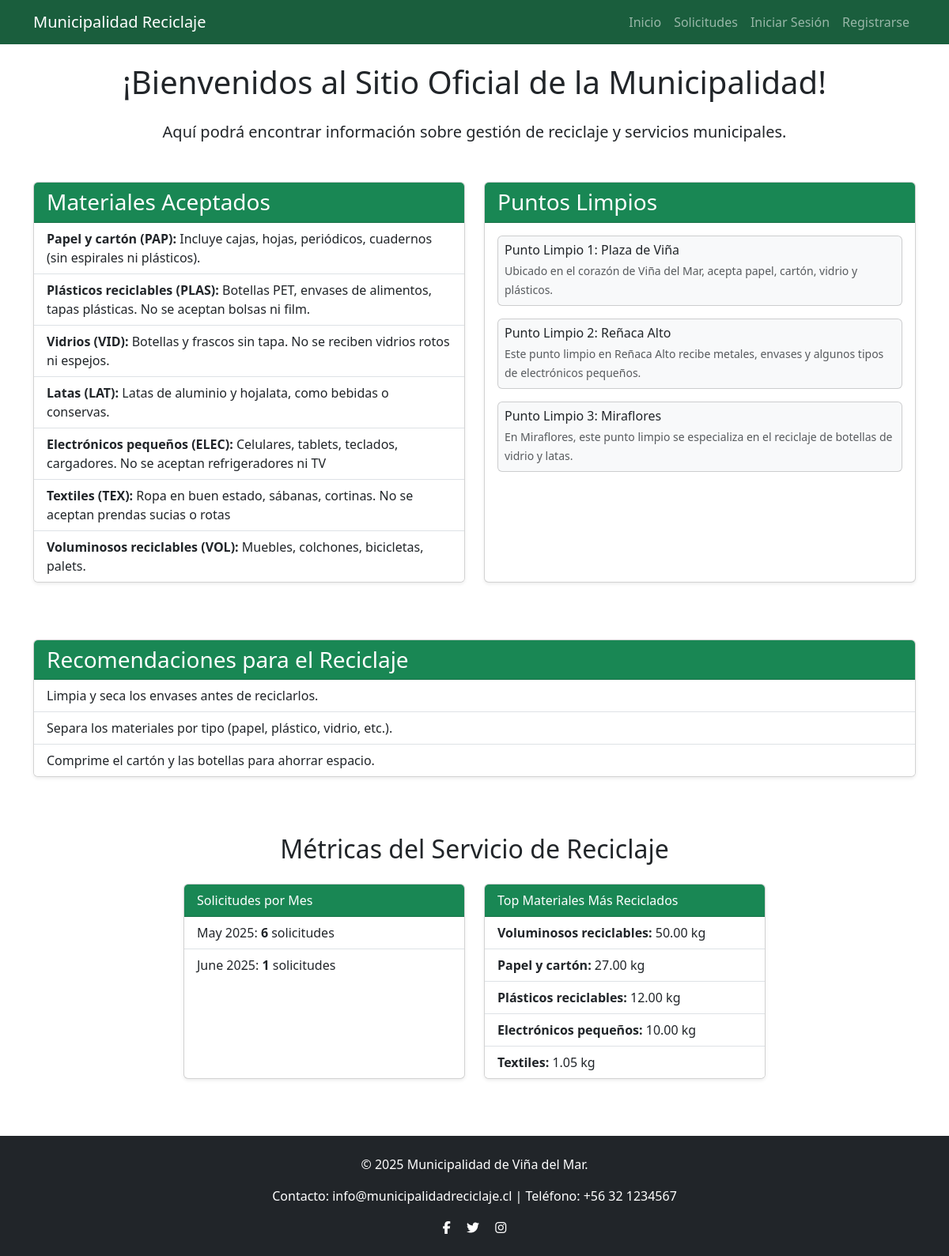
The page / on the database its author committed.
### solicitudes/models.py (models this page shows, shortened)
class Material(models.Model):
    codigo = models.CharField(max_length=10, unique=True)
    nombre = models.CharField(max_length=100)
    descripcion = models.TextField()
    class Meta:
        verbose_name_plural = "Materiales"

### core/views.py (the view)
# urls.py: path('', views.home, name='home'),
def home(request):
    materiales = Material.objects.all()
    solicitudes_por_mes_query = SolicitudDeRetiro.objects \
        .annotate(month=TruncMonth('fecha_solicitud')) \
        .values('month') \
        .annotate(count=Count('id')) \
        .order_by('month')
    solicitudes_mes_formateadas = []
    for item in solicitudes_por_mes_query:
        nombre_mes = item['month'].strftime('%B')
        nombre_mes = nombre_mes.capitalize()
        solicitudes_mes_formateadas.append({
            'mes': f"{nombre_mes} {item['month'].year}",
            'cantidad': item['count']
        })
    materiales_mas_reciclados = SolicitudDeRetiro.objects \
        .values('material__nombre') \
        .annotate(total_cantidad=Sum('cantidad_estimada')) \
        .order_by('-total_cantidad')[:5] # Ordena de mayor a menor y toma los primeros 5
    context = {
        'materiales': materiales,
        'solicitudes_por_mes': solicitudes_mes_formateadas,
        'materiales_mas_reciclados': materiales_mas_reciclados,
    }
    return render(request, 'home.html', context)

### solicitudes/context_processors.py (called while the page is built)
def roles_context(request):
    es_operario = False
    es_administrador_custom = False
    if request.user.is_authenticated:
        if request.user.is_superuser:
            es_operario = True
            es_administrador_custom = True
        elif request.user.is_staff and request.user.groups.filter(name='Operarios').exists():
            es_operario = True
    return {
        'es_operario': es_operario,
        'es_administrador_custom': es_administrador_custom,
    }

### core/templates/home.html (shortened to what this page needs)
{% extends 'base.html' %}
{% load static %}
{% block content %}
    <div class="container mt-4">
        <h1 class="mb-4 text-center">¡Bienvenidos al Sitio Oficial de la Municipalidad!</h1>
        <p class="lead text-center">Aquí podrá encontrar información sobre gestión de reciclaje y servicios municipales.</p>
        <div class="row mt-5">
            <div class="col-md-6 mb-4">
                <div class="card h-100 shadow-sm">
                    <div class="card-header bg-success text-white">
                        <h3 class="card-title mb-0">Materiales Aceptados</h3>
                    </div>
                    <ul class="list-group list-group-flush">
                        {% if materiales %}
                            {% for material in materiales %}
                                <li class="list-group-item">
                                    <strong>{{ material.nombre }} ({{ material.codigo }}):</strong> {{ material.descripcion }}
                                </li>
                            {% endfor %}
                        {% else %}
                            <li class="list-group-item text-muted">No hay materiales disponibles en este momento.</li>
                        {% endif %}
                    </ul>
                </div>
            </div>
            <div class="col-md-6 mb-4">
                <div class="card h-100 shadow-sm">
                    <div class="card-header bg-success text-white">
                        <h3 class="card-title mb-0">Puntos Limpios</h3>
                    </div>
                    <div class="card-body">
                        <div class="row">
                            <div class="col-12">
                                <div class="card mb-3 bg-light">
                                    <div class="card-body p-2">
                                        <h6 class="card-title mb-1">Punto Limpio 1: Plaza de Viña</h6>
                                        <small class="card-text text-muted">Ubicado en el corazón de Viña del Mar, acepta papel, cartón, vidrio y plásticos.</small>
                                    </div>
                                </div>
                            </div>
                            <div class="col-12">
                                <div class="card mb-3 bg-light">
                                    <div class="card-body p-2">
                                        <h6 class="card-title mb-1">Punto Limpio 2: Reñaca Alto</h6>
                                        <small class="card-text text-muted">Este punto limpio en Reñaca Alto recibe metales, envases y algunos tipos de electrónicos pequeños.</small>
                                    </div>
                                </div>
                            </div>
                            <div class="col-12">
                                <div class="card mb-0 bg-light">
                                    <div class="card-body p-2">
                                        <h6 class="card-title mb-1">Punto Limpio 3: Miraflores</h6>
                                        <small class="card-text text-muted">En Miraflores, este punto limpio se especializa en el reciclaje de botellas de vidrio y latas.</small>
                                    </div>
                                </div>
                            </div>
                        </div>
                    </div>
                </div>
            </div>
        </div>
        <div class="row mt-5">
            <div class="col-12 mb-4">
                <div class="card shadow-sm">
                    <div class="card-header bg-success text-white">
                        <h3 class="card-title mb-0">Recomendaciones para el Reciclaje</h3>
                    </div>
                    <ul class="list-group list-group-flush">
                        <li class="list-group-item">Limpia y seca los envases antes de reciclarlos.</li>
                        <li class="list-group-item">Separa los materiales por tipo (papel, plástico, vidrio, etc.).</li>
                        <li class="list-group-item">Comprime el cartón y las botellas para ahorrar espacio.</li>
                    </ul>
                </div>
            </div>
        </div>
        <div class="row mt-5">
            <div class="col-12">
                <h2 class="mb-4 text-center">Métricas del Servicio de Reciclaje</h2>
                <div class="row justify-content-center">
                    <div class="col-md-4 mb-4">
                        <div class="card h-100 shadow-sm">
                            <div class="card-header bg-success text-white">
                                Solicitudes por Mes
                            </div>
                            <ul class="list-group list-group-flush">
                                {% if solicitudes_por_mes %}
                                    {% for item in solicitudes_por_mes %}
                                        <li class="list-group-item">{{ item.mes }}: <strong>{{ item.cantidad }}</strong> solicitudes</li>
                                    {% endfor %}
                                {% else %}
                                    <li class="list-group-item">No hay datos de solicitudes por mes aún.</li>
                                {% endif %}
                            </ul>
                        </div>
                    </div>
                    <div class="col-md-4 mb-4">
                        <div class="card h-100 shadow-sm">
                            <div class="card-header bg-success text-white">
                                Top Materiales Más Reciclados
                            </div>
                            <ul class="list-group list-group-flush">
                                {% if materiales_mas_reciclados %}
                                    {% for item in materiales_mas_reciclados %}
                                        <li class="list-group-item"><strong>{{ item.material__nombre }}:</strong> {{ item.total_cantidad|floatformat:2 }} kg</li>
                                    {% endfor %}
                                {% else %}
                                    <li class="list-group-item">No hay datos de materiales reciclados aún.</li>
                                {% endif %}
                            </ul>
                        </div>
                    </div>
                </div>
            </div>
        </div>
    </div>
    <div class="container-fluid bg-dark text-white text-center py-4 mt-5">
        <footer class="">
            <div class="container">
                <p>&copy; 2025 Municipalidad de Viña del Mar.</p>
                <p>Contacto: info@municipalidadreciclaje.cl | Teléfono: +56 32 1234567</p>
                <div>
                    <a href="#" class="text-white mx-2"><i class="fab fa-facebook-f"></i></a>
                    <a href="#" class="text-white mx-2"><i class="fab fa-twitter"></i></a>
                    <a href="#" class="text-white mx-2"><i class="fab fa-instagram"></i></a>
                </div>
            </div>
        </footer>
    </div>
{% endblock %}

### templates/base.html (shortened to what this page needs)
{% load static %}
<!DOCTYPE html>
<html lang="es">
<head>
    <link href="https://cdn.jsdelivr.net/npm/bootstrap@5.3.3/dist/css/bootstrap.min.css" rel="stylesheet">
    <link rel="stylesheet" href="https://cdnjs.cloudflare.com/ajax/libs/font-awesome/6.5.2/css/all.min.css" />
    <link rel="stylesheet" href="{% static 'styles.css' %}">
</head>
<body>
    <nav class="navbar navbar-expand-lg navbar-dark navbar-custom-green sticky-top">
        <div class="container">
            <a class="navbar-brand" href="{% url 'core:home' %}">Municipalidad Reciclaje</a>
            <div class="collapse navbar-collapse" id="navbarNav">
                <ul class="navbar-nav ms-auto">
                    <li class="nav-item">
                        <a class="nav-link" href="{% url 'core:home' %}">Inicio</a>
                    </li>
                    <li class="nav-item">
                        <a class="nav-link" href="{% url 'solicitudes:index' %}">Solicitudes</a>
                    </li>
                    {% if user.is_authenticated %}
                        <li class="nav-item">
                            <a class="nav-link" href="{% url 'solicitudes:crear_solicitud' %}">Crear Solicitud</a>
                        </li>
                        {% if es_operario %}
                        <li class="nav-item">
                            <a class="nav-link" href="{% url 'solicitudes:dashboard_operario' %}">Panel Operario</a>
                        </li>
                        {% endif %}
                        <li class="nav-item">
                            <span class="nav-link text-white">Hola, {{ user.username }}!</span>
                        </li>
                        <li class="nav-item">
                            <form action="{% url 'logout' %}" method="post" style="display: inline;">
                                {% csrf_token %}
                                <button type="submit" class="nav-link btn btn-link text-white" style="text-decoration: none;">Cerrar Sesión</button>
                            </form>
                        </li>
                    {% else %}
                        <li class="nav-item">
                            <a class="nav-link" href="{% url 'login' %}">Iniciar Sesión</a>
                        </li>
                        <li class="nav-item">
                            <a class="nav-link" href="{% url 'core:register' %}">Registrarse</a>
                        </li>
                    {% endif %}
                </ul>
            </div>
        </div>
    </nav>
    {% block content %}
    {% endblock %}
</body>
</html>

### static/styles.css (style rules this page uses)
.navbar-custom-green { background-color: #1a5e3d; }

### rows shown on the page
Material: nombre "Papel y cartón", codigo "PAP", descripcion "Incluye cajas, hojas, periódicos, cuadernos (sin espirales ni plásticos)."
Material: nombre "Plásticos reciclables", codigo "PLAS", descripcion "Botellas PET, envases de alimentos, tapas plásticas. No se aceptan bolsas ni film."
Material: nombre "Vidrios", codigo "VID", descripcion "Botellas y frascos sin tapa. No se reciben vidrios rotos ni espejos."
Material: nombre "Latas", codigo "LAT", descripcion "Latas de aluminio y hojalata, como bebidas o conservas."
Material: nombre "Electrónicos pequeños", codigo "ELEC", descripcion "Celulares, tablets, teclados, cargadores. No se aceptan refrigeradores ni TV"
Material: nombre "Textiles", codigo "TEX", descripcion "Ropa en buen estado, sábanas, cortinas. No se aceptan prendas sucias o rotas"
Material: nombre "Voluminosos reciclables", codigo "VOL", descripcion "Muebles, colchones, bicicletas, palets."

### other values the page prints
{{ item.mes }} "May 2025" "June 2025"
{{ item.cantidad }} "6" "1"
{{ item.material__nombre }} "Voluminosos reciclables" "Papel y cartón" "Plásticos reciclables" "Electrónicos pequeños" "Textiles"
{{ item.total_cantidad|floatformat:2 }} "50.00" "27.00" "12.00" "10.00" "1.05"
